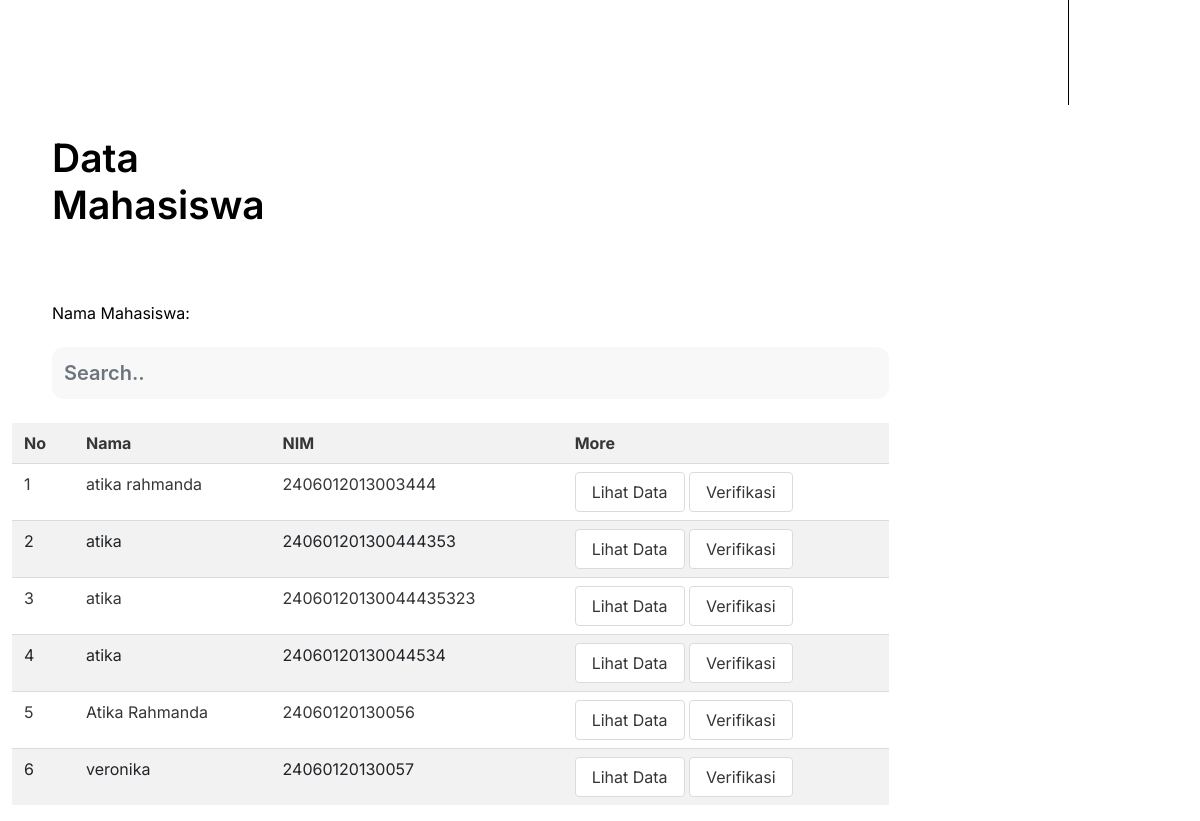
The page /srs8.3.php (lower part) on the database as committed earlier.
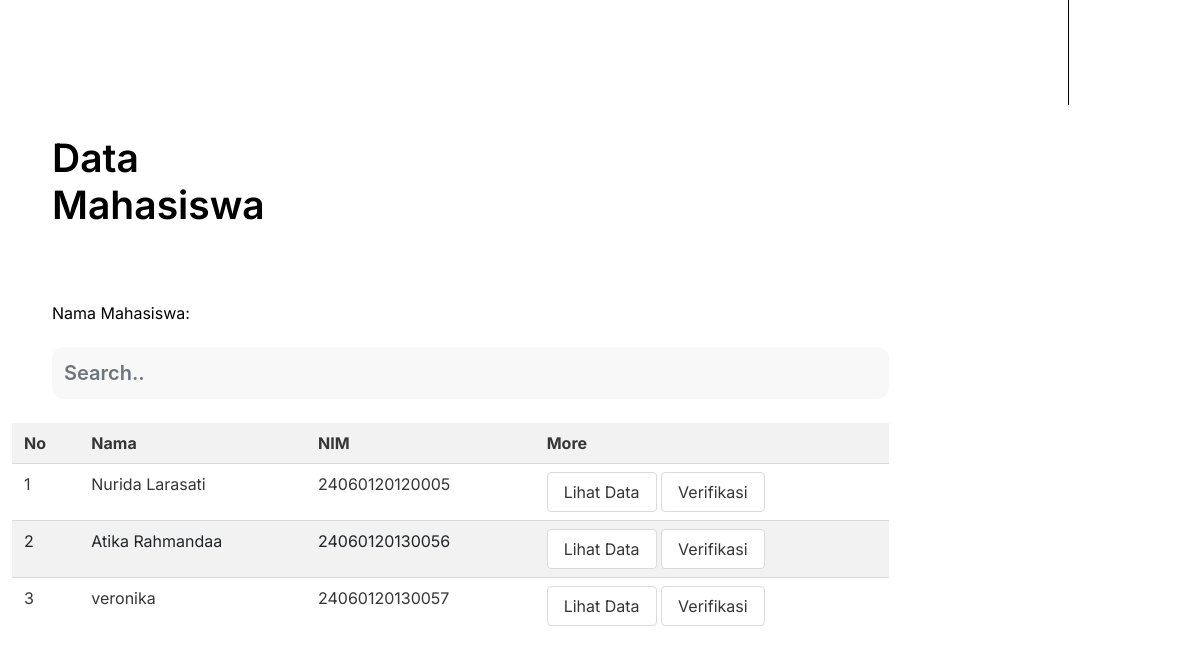
The same page on the database as committed later.
### tables this page shows
CREATE TABLE `mahasiswa` (
  `nim` varchar(20) NOT NULL,
  `nama` varchar(50) NOT NULL,
  `email` varchar(50) NOT NULL,
  `status_mahasiswa` varchar(10) NOT NULL,
  `alamat` varchar(200) NOT NULL,
  `no_hp` varchar(15) NOT NULL,
  `angkatan` varchar(4) NOT NULL,
  `jalur_masuk` varchar(10) NOT NULL,
  `foto` varchar(100) NOT NULL,
  `ipk` int(5) NOT NULL,
  `email_dosenwali` varchar(100) NOT NULL,
  `email_dosenpkl` varchar(100) NOT NULL,
  `email_dosenskripsi` varchar(100) NOT NULL,
  `kelurahan_id` varchar(100) NOT NULL,
  `irs_id` varchar(20) NOT NULL,
  `khs_id` varchar(20) NOT NULL,
  `pkl_id` varchar(20) NOT NULL,
  `skripsi_id` varchar(20) NOT NULL
);

### srs8.3.php (the view, shortened to what this page needs)
  <div class="row">
    <div class="col-sm">
    <?php include 'navbardosen.php' ?>
    </div>
    <div class="col-10">
    <div class="roq">
        <div class="batas">
            <h1>Data</h1>
            <h1>Mahasiswa</h1>
        </div>
    </div>
<div class="roq">
    <div class="col" style="margin-top: 75px;padding-left: 40px; ">
        <h1>Nama Mahasiswa:</h1> <br>
        <input type="text" id="live_search" name="nama"class="form-control" placeholder="Search.."> <br>
	</div>
</div>
<div id="searchresult">
            <table class="table table-striped">
                <tr>
                    <th>No</th>
                    <th>Nama</th>
                    <th>NIM</th>
                    <th>More</th>
                </tr>
                <?php
                $no = 1;
                $result = mysqli_query($db,'SELECT * FROM mahasiswa');
                while($row = mysqli_fetch_assoc($result)){
                    $nama = $row['nama'];
                    $nim = $row['nim'];
                ?>
                    <tr>
                        <td><?php echo $no++; ?></td>
                        <td><?php echo $nama; ?></td>
                        <td><?php echo $nim; ?></td>
                        <td>
                            <a class="button" href="edit3.php?nim=<?= $row['nim']; ?>">Lihat Data</a>
                            <a class="button" href="srs7.php?nim=<?= $row['nim']; ?>">Verifikasi</a>
                        </td>
                    </tr>
                    <?php } ?>
            </table>
    </div>

### navbardosen.php (shortened to what this page needs)
<div class="flex flex-col items-center h-full overflow-hidden border-r border-grey-400 text-gray-700" style="border-color: black;">
	</div>

### stylesheets.css (style rules this page uses)
body { color: #000000; margin: 0; font-family: 'Inter', sans-serif; }
.form-control { border-radius: 12px; background-color: #f8f8f8; border: none; height: 52px; font-size: 20px; font-weight: 600; }
* { margin: 0; padding: 0; -webkit-box-sizing: border-box; box-sizing: border-box; }
a { color: black; cursor: pointer; text-decoration: none; }
.batas { margin-top: 30px; margin-left: 40px; }
.batas h1 { font-weight: 600; font-size: 39px; color: black; }

Rows that differ between the two databases and show on the page:
removed mahasiswa: nama "atika rahmanda", nim "2406012013003444"
removed mahasiswa: nama "atika", nim "240601201300444353"
removed mahasiswa: nama "atika", nim "24060120130044435323"
removed mahasiswa: nama "atika", nim "24060120130044534"
added mahasiswa: nama "Nurida Larasati", nim "24060120120005"
changed mahasiswa id 24060120130056: nama "Atika Rahmanda" → "Atika Rahmandaa"
